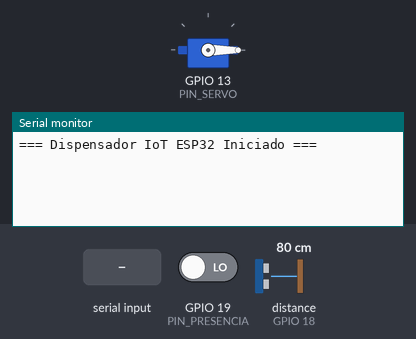
Simulated run of this sketch. Board: ESP32. Shown: servo, the last lines printed to the serial monitor. Wiring (inferred from the names in the program): ultrasonic range finder: trigger GPIO 5; echo GPIO 18. The inputs (shaded band) are chosen by the test bench; at power-on: distance to the obstacle (sensor on GPIO 18) 80 cm, GPIO 19 (PIN_PRESENCIA) LOW. The echo pulse lasts 58.3 µs per cm; nothing arrives over Bluetooth unless stated.

Above: at 1.2 s.
1.3 s: distance to the obstacle (sensor on GPIO 18) set to 2 cm
At 3.1 s:
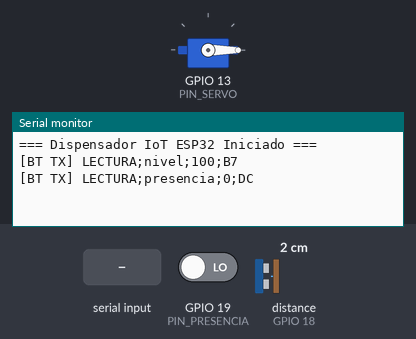
3.5 s: GPIO 19 (PIN_PRESENCIA) driven HIGH
At 4.6 s:
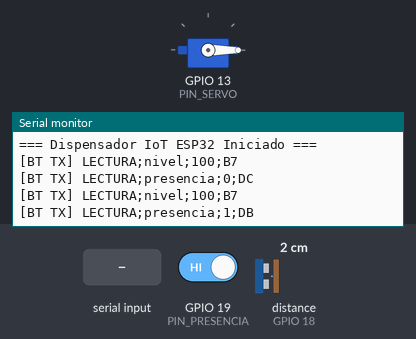
7.5 s: "CMD;1\n" received over the second serial link
At 7.9 s:
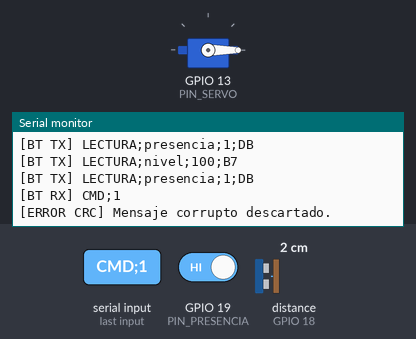
9.0 s: "dispensar;1\n" received over the second serial link
At 9.6 s:
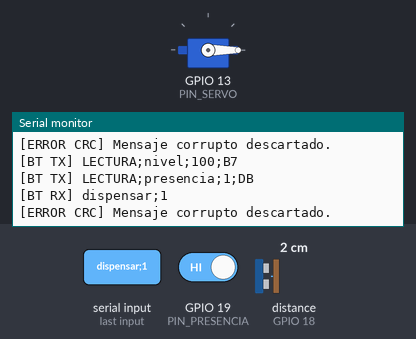
10.5 s: distance to the obstacle (sensor on GPIO 18) set to 4 cm
At 13.1 s:
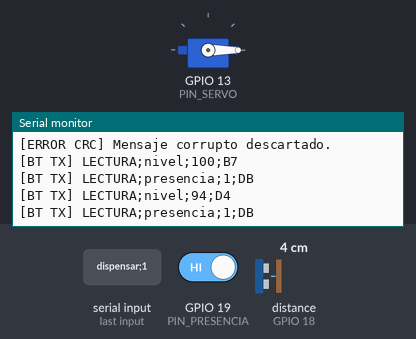
15.5 s: "CMD\n" received over the second serial link
At 15.9 s:
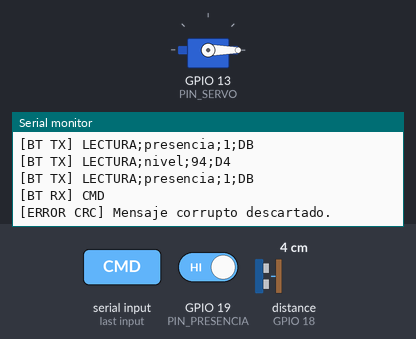

Measured:
- after the input at 1.3 s, the serial monitor: prints a new line after 0.70 s (image 1)
- after the input at 3.5 s, the serial monitor: prints a new line after 0.50 s (image 2)
- after the input at 7.5 s, the serial monitor: prints a new line at once (image 3)
- after the input at 9.0 s, the serial monitor: prints a new line at once (image 4)
- after the input at 10.5 s, the serial monitor: prints a new line after 1.5 s (image 5)
- after the input at 15.5 s, the serial monitor: prints a new line at once (image 6)

The sketch:

dispensador_esp32.ino
```cpp
#include "BluetoothSerial.h"
#include <ESP32Servo.h>
#include "esp_sleep.h"

BluetoothSerial SerialBT;
Servo servoCompuerta;

// Pines Hardware ESP32
const int PIN_TRIG = 5;
const int PIN_ECHO = 18;
const int PIN_PRESENCIA = 19; // Sensor IR / PIR (HIGH = mascota presente)
const int PIN_SERVO = 13;

// Buffer Circular para lecturas offline (Criterio 6)
const int MAX_BUFFER = 20;
String bufferCircular[MAX_BUFFER];
int bufHead = 0;
int bufCount = 0;

// Variables de tiempo y contingencia (Criterio 8)
unsigned long ultimoEnvioMs = 0;
unsigned long ultimaRacionContingenciaMs = 0;
const unsigned long INTERVALO_LECTURA_MS = 2000;
const unsigned long INTERVALO_CONTINGENCIA_MS = 21600000; // 6 horas sin conexión

// Cálculo CRC-8 idéntico al de Kotlin (Criterio 4)
String calcularCRC(String datos) {
    uint8_t crc = 0;
    for (unsigned int i = 0; i < datos.length(); i++) {
        crc ^= (uint8_t)datos[i];
        for (int j = 0; j < 8; j++) {
            if (crc & 0x80) crc = (crc << 1) ^ 0x07;
            else crc <<= 1;
        }
    }
    char hexStr[3];
    sprintf(hexStr, "%02X", crc);
    return String(hexStr);
}

String empaquetarMensaje(String tipo, String clave, String valor) {
    String payload = tipo + ";" + clave + ";" + valor;
    return payload + ";" + calcularCRC(payload);
}

bool validarMensaje(String linea, String &tipo, String &clave, String &valor) {
    linea.trim();
    int p1 = linea.indexOf(';');
    int p2 = linea.indexOf(';', p1 + 1);
    int p3 = linea.indexOf(';', p2 + 1);
    if (p1 == -1 || p2 == -1 || p3 == -1) return false;

    tipo = linea.substring(0, p1);
    clave = linea.substring(p1 + 1, p2);
    valor = linea.substring(p2 + 1, p3);
    String crcRecibido = linea.substring(p3 + 1);
    crcRecibido.toUpperCase();

    String payload = tipo + ";" + clave + ";" + valor;
    return calcularCRC(payload) == crcRecibido;
}

void guardarEnBufferCircular(String trama) {
    bufferCircular[bufHead] = trama;
    bufHead = (bufHead + 1) % MAX_BUFFER;
    if (bufCount < MAX_BUFFER) bufCount++;
    Serial.println("[BUFFER OFFLINE] Guardado: " + trama);
}

void vaciarBufferCircular() {
    if (bufCount == 0 || !SerialBT.hasClient()) return;
    int startIdx = (bufHead - bufCount + MAX_BUFFER) % MAX_BUFFER;
    for (int i = 0; i < bufCount; i++) {
        int idx = (startIdx + i) % MAX_BUFFER;
        SerialBT.println(bufferCircular[idx]);
        Serial.println("[BUFFER SYNC] Enviado: " + bufferCircular[idx]);
    }
    bufCount = 0;
    bufHead = 0;
}

void enviarOEncolar(String trama) {
    if (SerialBT.hasClient()) {
        vaciarBufferCircular();
        SerialBT.println(trama);
        Serial.println("[BT TX] " + trama);
    } else {
        guardarEnBufferCircular(trama);
    }
}

int leerNivelPorcentaje() {
    digitalWrite(PIN_TRIG, LOW);
    delayMicroseconds(2);
    digitalWrite(PIN_TRIG, HIGH);
    delayMicroseconds(10);
    digitalWrite(PIN_TRIG, LOW);

    long duracion = pulseIn(PIN_ECHO, HIGH, 25000);
    if (duracion == 0) return 50; // Valor seguro si no hay eco
    float distanciaCm = duracion * 0.034 / 2.0;
    int pct = map((int)constrain(distanciaCm, 2, 20), 20, 2, 0, 100);
    return pct;
}

void accionarCompuerta(int porcentajeRacion) {
    Serial.println("[SERVO] Abriendo compuerta por racion: " + String(porcentajeRacion) + "%");
    servoCompuerta.write(90); // Abrir
    int tiempoAperturaMs = constrain(porcentajeRacion * 30, 500, 3000);
    delay(tiempoAperturaMs);
    servoCompuerta.write(0);  // Cerrar seguro
    Serial.println("[SERVO] Compuerta CERRADA");
}

void setup() {
    Serial.begin(115200);
    pinMode(PIN_TRIG, OUTPUT);
    pinMode(PIN_ECHO, INPUT);
    pinMode(PIN_PRESENCIA, INPUT);

    servoCompuerta.attach(PIN_SERVO);
    servoCompuerta.write(0); // Asegurar cerrada al iniciar

    SerialBT.begin("Dispensador_IoT_ESP32");
    Serial.println("=== Dispensador IoT ESP32 Iniciado ===");
}

void loop() {
    if (SerialBT.available()) {
        String linea = SerialBT.readStringUntil('\n');
        Serial.println("[BT RX] " + linea);
        String tipo, clave, valor;
        if (validarMensaje(linea, tipo, clave, valor)) {
            if (tipo == "CMD" && clave == "dispensar") {
                int racion = valor.toInt();
                if (racion <= 0) racion = 25;
                accionarCompuerta(racion);
                enviarOEncolar(empaquetarMensaje("ACK", "dispensar", "OK"));
            }
        } else {
            Serial.println("[ERROR CRC] Mensaje corrupto descartado.");
        }
    }

    unsigned long ahora = millis();

    if (!SerialBT.hasClient() && (ahora - ultimaRacionContingenciaMs >= INTERVALO_CONTINGENCIA_MS)) {
        int nivelActual = leerNivelPorcentaje();
        if (nivelActual > 10) {
            Serial.println("[CONTINGENCIA] Dispensando racion programada sin conexion.");
            accionarCompuerta(25);
            ultimaRacionContingenciaMs = ahora;
        }
    }

    if (ahora - ultimoEnvioMs >= INTERVALO_LECTURA_MS) {
        ultimoEnvioMs = ahora;
        int nivel = leerNivelPorcentaje();
        int presencia = digitalRead(PIN_PRESENCIA) == HIGH ? 1 : 0;

        enviarOEncolar(empaquetarMensaje("LECTURA", "nivel", String(nivel)));
        enviarOEncolar(empaquetarMensaje("LECTURA", "presencia", String(presencia)));

        esp_sleep_enable_timer_wakeup(200000);
        esp_light_sleep_start();
    }
}
```
